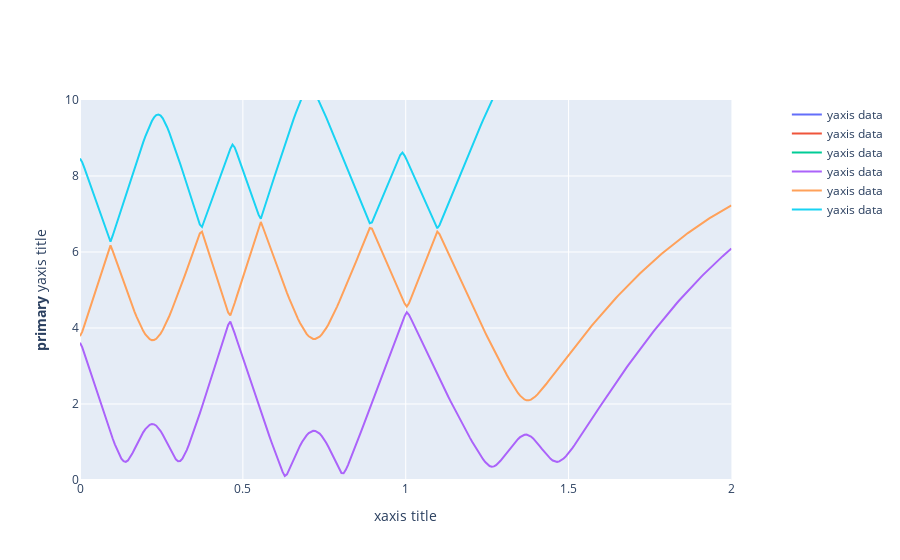

Write notebook code for a chart like this one.
### Code cell
# import plotly.express as px

# fig = px.line(ky_sw*lB,En[8*Nx,:]/D1)
import plotly.graph_objects as go
from plotly.subplots import make_subplots

layout = go.Layout(
        yaxis=dict(
            range=[-0.4, 0.4]
        )
    )

# Create figure with secondary y-axis
fig = make_subplots(specs=[[{"secondary_y": True}]])

# Add traces
for i_n in range(-3,3):
    fig.add_trace(
        go.Scatter(x=ky_sw*lB,y=En[8*Nx+i_n,:]/meV, name="yaxis data"),
        secondary_y=False
    )



# Set x-axis title
fig.update_xaxes(title_text="xaxis title")

# Set y-axes titles
fig.update_yaxes(title_text="<b>primary</b> yaxis title", secondary_y=False)
# fig.update_yaxes(title_text="<b>secondary</b> yaxis title", secondary_y=True)
fig.update_yaxes(range=[0, 10], row=1, col=1)

fig.show()

### Figure 1 — Plotly figure (JSON) as saved in the notebook; plotly's stock layout.template omitted (floating-point values rounded to 4 significant figures; data arrays with more than 128 entries replaced by an {"elided": "..."} marker saying what was removed)
{"data": [{"name": "yaxis data", "type": "scatter", "x": {"elided": "300 float values"}, "xaxis": "x", "y": {"elided": "300 float values"}, "yaxis": "y"}, {"name": "yaxis data", "type": "scatter", "x": {"elided": "300 float values"}, "xaxis": "x", "y": {"elided": "300 float values"}, "yaxis": "y"}, {"name": "yaxis data", "type": "scatter", "x": {"elided": "300 float values"}, "xaxis": "x", "y": {"elided": "300 float values"}, "yaxis": "y"}, {"name": "yaxis data", "type": "scatter", "x": {"elided": "300 float values"}, "xaxis": "x", "y": {"elided": "300 float values"}, "yaxis": "y"}, {"name": "yaxis data", "type": "scatter", "x": {"elided": "300 float values"}, "xaxis": "x", "y": {"elided": "300 float values"}, "yaxis": "y"}, {"name": "yaxis data", "type": "scatter", "x": {"elided": "300 float values"}, "xaxis": "x", "y": {"elided": "300 float values"}, "yaxis": "y"}], "layout": {"xaxis": {"anchor": "y", "domain": [0, 0.94], "title": {"text": "xaxis title"}}, "yaxis": {"anchor": "x", "domain": [0, 1], "range": [0, 10], "title": {"text": "<b>primary</b> yaxis title"}}, "yaxis2": {"anchor": "x", "overlaying": "y", "range": [0, 10], "side": "right"}}}
